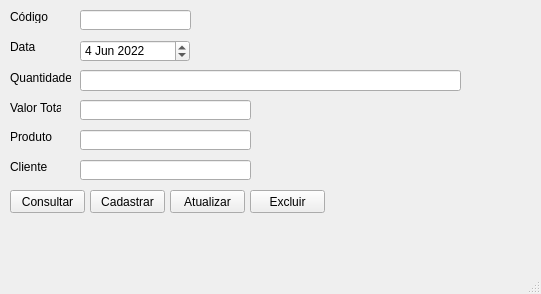
<?xml version="1.0" encoding="UTF-8"?>
<ui version="4.0">
 <class>MainWindow</class>
 <widget class="QMainWindow" name="MainWindow">
  <property name="geometry">
   <rect>
    <x>0</x>
    <y>0</y>
    <width>541</width>
    <height>294</height>
   </rect>
  </property>
  <property name="windowTitle">
   <string>MainWindow</string>
  </property>
  <widget class="QWidget" name="centralwidget">
   <widget class="QPushButton" name="btnExcluir">
    <property name="geometry">
     <rect>
      <x>250</x>
      <y>190</y>
      <width>75</width>
      <height>23</height>
     </rect>
    </property>
    <property name="text">
     <string>Excluir</string>
    </property>
   </widget>
   <widget class="QPushButton" name="btnCadastrar">
    <property name="geometry">
     <rect>
      <x>90</x>
      <y>190</y>
      <width>75</width>
      <height>23</height>
     </rect>
    </property>
    <property name="text">
     <string>Cadastrar</string>
    </property>
   </widget>
   <widget class="QPushButton" name="btnConsultar">
    <property name="geometry">
     <rect>
      <x>10</x>
      <y>190</y>
      <width>75</width>
      <height>23</height>
     </rect>
    </property>
    <property name="text">
     <string>Consultar</string>
    </property>
   </widget>
   <widget class="QLineEdit" name="edtQuantidade">
    <property name="geometry">
     <rect>
      <x>80</x>
      <y>70</y>
      <width>381</width>
      <height>21</height>
     </rect>
    </property>
   </widget>
   <widget class="QLabel" name="label_4">
    <property name="geometry">
     <rect>
      <x>10</x>
      <y>100</y>
      <width>51</width>
      <height>16</height>
     </rect>
    </property>
    <property name="text">
     <string>Valor Total</string>
    </property>
   </widget>
   <widget class="QLineEdit" name="edtValorTotal">
    <property name="geometry">
     <rect>
      <x>80</x>
      <y>100</y>
      <width>171</width>
      <height>20</height>
     </rect>
    </property>
   </widget>
   <widget class="QPushButton" name="btnAtualizar">
    <property name="geometry">
     <rect>
      <x>170</x>
      <y>190</y>
      <width>75</width>
      <height>23</height>
     </rect>
    </property>
    <property name="text">
     <string>Atualizar</string>
    </property>
   </widget>
   <widget class="QLabel" name="label">
    <property name="geometry">
     <rect>
      <x>10</x>
      <y>10</y>
      <width>47</width>
      <height>13</height>
     </rect>
    </property>
    <property name="text">
     <string>Código</string>
    </property>
   </widget>
   <widget class="QLabel" name="label_3">
    <property name="geometry">
     <rect>
      <x>10</x>
      <y>70</y>
      <width>61</width>
      <height>16</height>
     </rect>
    </property>
    <property name="text">
     <string>Quantidade</string>
    </property>
   </widget>
   <widget class="QLabel" name="label_2">
    <property name="geometry">
     <rect>
      <x>10</x>
      <y>40</y>
      <width>47</width>
      <height>13</height>
     </rect>
    </property>
    <property name="text">
     <string>Data</string>
    </property>
   </widget>
   <widget class="QLineEdit" name="edtId">
    <property name="geometry">
     <rect>
      <x>80</x>
      <y>10</y>
      <width>111</width>
      <height>20</height>
     </rect>
    </property>
   </widget>
   <widget class="QLabel" name="label_5">
    <property name="geometry">
     <rect>
      <x>10</x>
      <y>130</y>
      <width>47</width>
      <height>13</height>
     </rect>
    </property>
    <property name="text">
     <string>Produto</string>
    </property>
   </widget>
   <widget class="QLineEdit" name="edtProduto">
    <property name="geometry">
     <rect>
      <x>80</x>
      <y>130</y>
      <width>171</width>
      <height>20</height>
     </rect>
    </property>
   </widget>
   <widget class="QLineEdit" name="edtCliente">
    <property name="geometry">
     <rect>
      <x>80</x>
      <y>160</y>
      <width>171</width>
      <height>20</height>
     </rect>
    </property>
    <property name="text">
     <string/>
    </property>
   </widget>
   <widget class="QLabel" name="label_6">
    <property name="geometry">
     <rect>
      <x>10</x>
      <y>160</y>
      <width>47</width>
      <height>13</height>
     </rect>
    </property>
    <property name="text">
     <string>Cliente</string>
    </property>
   </widget>
   <widget class="QDateEdit" name="edtData">
    <property name="geometry">
     <rect>
      <x>80</x>
      <y>40</y>
      <width>110</width>
      <height>22</height>
     </rect>
    </property>
    <property name="dateTime">
     <datetime>
      <hour>0</hour>
      <minute>0</minute>
      <second>0</second>
      <year>2022</year>
      <month>6</month>
      <day>4</day>
     </datetime>
    </property>
    <property name="minimumDateTime">
     <datetime>
      <hour>0</hour>
      <minute>0</minute>
      <second>0</second>
      <year>2022</year>
      <month>5</month>
      <day>30</day>
     </datetime>
    </property>
    <property name="minimumDate">
     <date>
      <year>2022</year>
      <month>5</month>
      <day>30</day>
     </date>
    </property>
   </widget>
  </widget>
  <widget class="QMenuBar" name="menubar">
   <property name="geometry">
    <rect>
     <x>0</x>
     <y>0</y>
     <width>541</width>
     <height>21</height>
    </rect>
   </property>
  </widget>
  <widget class="QStatusBar" name="statusbar"/>
 </widget>
 <resources/>
 <connections/>
</ui>
